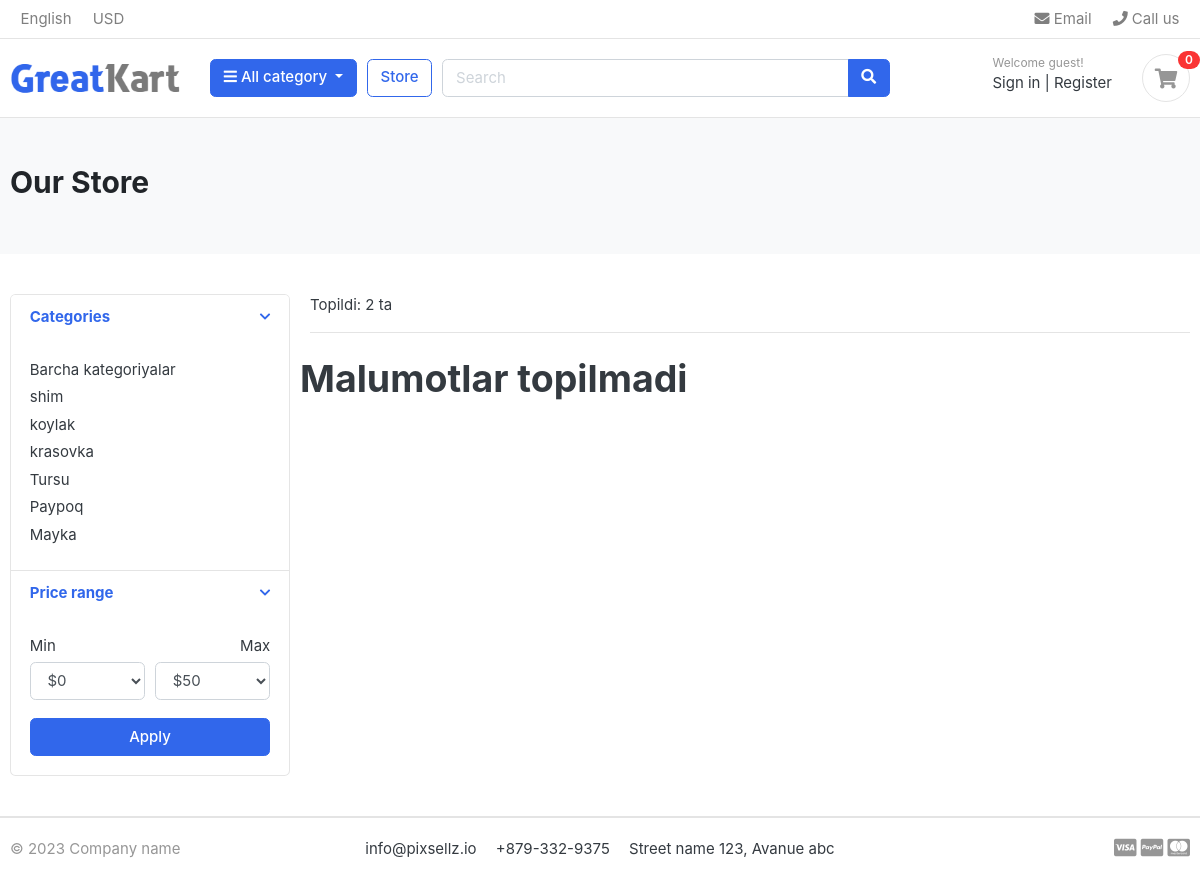
The app's page /store/category/polo/ with its own data.
### category/models.py (models this page shows, shortened)
class Category(models.Model):
    slug = models.SlugField(unique=True)
    category_name = models.CharField(max_length=100)
    description = models.TextField(blank=True)
    cat_image = models.ImageField(upload_to='photos/categories', blank=True)
    class Meta:
        verbose_name = 'Category'
        verbose_name_plural = 'Categories'
    def get_url(self):
        return reverse('product_by_category', args=[self.slug])

### store/views.py (the view)
# urls.py: path('', views.store_page, name='store'),
def store_page(request, category_slug=None):
    q = request.GET.get('q', None)
    if category_slug is not None:
        category = get_object_or_404(Category, slug=category_slug)
        p = Product.objects.filter(category=category, is_available=True)
        p_count = p.count()
    else:
        p = Product.objects.filter(is_available=True)
        p_count = p.count()
    if q is not None:
        products = products.filter(Q(product_name__icontains=q))
        p_count = p.count()
    context = {
        "p": p,
        "p_count": p_count,
    }
    return render(request, 'store/store.html', context)

### carts/context_processors.py (called while the page is built)
def cart_item_counter(request):
    cart_count = 0
    if 'admin' in request.path:
        return {}
    else:
        try:
            cart = Cart.objects.filter(cart_id=get_cart_session(request))
            cart_items = CartItem.objects.filter(cart=cart[:1])
            for cart_item in cart_items:
                cart_count += cart_item.quantity
        except:
            cart_count = 0
    return dict(cart_count=cart_count)

### carts/views.py (called while the page is built)
def get_cart_session(request):
    cart = request.session.session_key
    if not cart:
        cart = request.session.create()
    return cart

### category/context_processors.py (called while the page is built)
def menu_category_list(request):
    category = Category.objects.all()
    return dict(category=category)

### templates/store/store.html (shortened to what this page needs)
{% extends "base.html" %}
{% block content %}
    <section class="section-pagetop bg">
      <div class="container">
        <h2 class="title-page">Our Store</h2>
      </div>
    </section>
    <section class="section-content padding-y">
      <div class="container">
        <div class="row">
          <aside class="col-md-3">
            <div class="card">
              <article class="filter-group">
                <header class="card-header">
                  <a
                    href="#"
                    data-toggle="collapse"
                    data-target="#collapse_1"
                    aria-expanded="true"
                    class=""
                  >
                    <i class="icon-control fa fa-chevron-down"></i>
                    <h6 class="title">Categories</h6>
                  </a>
                </header>
                <div
                  class="filter-content collapse show"
                  id="collapse_1"
                  style=""
                >
                  <div class="card-body">
                    <ul class="list-menu">
                      <li>
                        <a href="{% url 'store' %}">Barcha kategoriyalar</a>
                     </li>
                      {% for cat in category %}
                     <li>
                        <a href="{{ cat.get_url }}">{{cat.category_name}}</a>
                     </li>
                      {% endfor %}
                    </ul>
                  </div>
                </div>
              </article>
              <article class="filter-group">
                <header class="card-header">
                  <a
                    href="#"
                    data-toggle="collapse"
                    data-target="#collapse_3"
                    aria-expanded="true"
                    class=""
                  >
                    <i class="icon-control fa fa-chevron-down"></i>
                    <h6 class="title">Price range</h6>
                  </a>
                </header>
                <div
                  class="filter-content collapse show"
                  id="collapse_3"
                  style=""
                >
                  <div class="card-body">
                    <div class="form-row">
                      <div class="form-group col-md-6">
                        <label>Min</label>
                        <select class="mr-2 form-control min_price">
                          <option value="0">$0</option>
                        </select>
                      </div>
                      <div class="form-group text-right col-md-6">
                        <label>Max</label>
                        <select class="mr-2 form-control max_price">
                          <option value="50">$50</option>
                        </select>
                      </div>
                    </div>
                    <button onclick="getMinMaxFiltering();" id="sorting_btn" class="btn btn-block btn-primary">Apply</button>
                  </div>
                </div>
              </article>
            </div>
          </aside>
          <main class="col-md-9">
            <header class="border-bottom mb-4 pb-3">
              <div class="form-inline">
                <span class="mr-md-auto">Topildi: {{ p_count }} ta </span>
              </div>
            </header>
            <div class="row">
              {% if products %}
              {% for product in products %}
              <div class="col-md-4 product_item">
                <figure class="card card-product-grid">
                  <div class="img-wrap">
                    <img src="{{ product.images.url }}" />
                  </div>
                  <figcaption class="info-wrap">
                    <div class="fix-height">
                      <a href="{{ product.get_url }}" class="title"
                        >{{ product.product_name }}</a
                      >
                      <div class="price-wrap mt-2">
                        <span class="price">${{ product.stock }}</span>
                        <del class="price-old">${{ product.price }}</del>
                      </div>
                    </div>
                    <a href="{{ product.get_url  }}" class="btn btn-block btn-success"
                      >Go to description
                    </a>
                  </figcaption>
                </figure>
              </div>
              {% endfor %}
              {% else %}
              <div>
                <h1>Malumotlar topilmadi</h1>
              </div>
              {% endif %}
            </div>
          </main>
        </div>
      </div>
    </section>
{% endblock %}

### static/css/ui.css (style rules this page uses)
html { font-family: "Inter", sans-serif; font-size: 15px; }
.padding-y { padding-top: 40px; padding-bottom: 40px; }
article:after, .form-group:after { display: block; clear: both; content: ""; }
.bg { background-color: #f8f9fa; }
.title-page { color: #212529; }
[class*=list-] li:after { visibility: hidden; display: block; content: ""; overflow: hidden; height: 0; clear: both; }
.list-menu { list-style: none; margin: 0; padding-left: 0; }
.list-menu li { margin-bottom: 5px; }
.list-menu a { color: #343a40; }
.icon-control { margin-top: 5px; float: right; font-size: 80%; }
.card-header .title { margin-bottom: 0; line-height: 1.5; }
.filter-group { border-bottom: 1px solid #e4e4e4; }
.filter-group .card-header { border-bottom: 0; }
.filter-group:last-child { border-bottom: 0; }
.section-pagetop { padding: 45px 0; }

### records on screen
Category: category_name "shim"
Category: category_name "koylak"
Category: category_name "krasovka"
Category: category_name "Tursu"
Category: category_name "Paypoq"
Category: category_name "Mayka"

### other values on screen
{{ cart_count }} "0"
{{ p_count }} "2"
